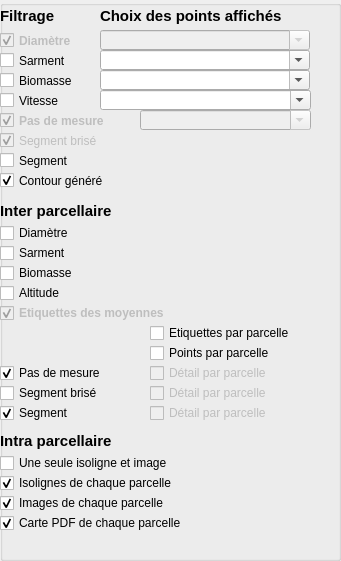
    <widget class="QGroupBox" name="groupBoxAffichages">
     <property name="geometry">
      <rect>
       <x>5</x>
       <y>0</y>
       <width>341</width>
       <height>561</height>
      </rect>
     </property>
     <property name="toolTip">
      <string>&lt;html&gt;&lt;head/&gt;&lt;body&gt;&lt;p&gt;&lt;span style=&quot; font-size:10pt; color:#00aa00;&quot;&gt;Cochez pour choisir les couches affichées après chacune des étapes de calcul.&lt;/span&gt;&lt;/p&gt;&lt;/body&gt;&lt;/html&gt;</string>
     </property>
     <property name="title">
      <string/>
     </property>
     <widget class="QCheckBox" name="checkBoxDiametre">
      <property name="enabled">
       <bool>false</bool>
      </property>
      <property name="geometry">
       <rect>
        <x>0</x>
        <y>30</y>
        <width>111</width>
        <height>21</height>
       </rect>
      </property>
      <property name="font">
       <font>
        <pointsize>9</pointsize>
        <weight>75</weight>
        <italic>false</italic>
        <bold>true</bold>
       </font>
      </property>
      <property name="text">
       <string>Diamètre</string>
      </property>
      <property name="checkable">
       <bool>true</bool>
      </property>
      <property name="checked">
       <bool>true</bool>
      </property>
     </widget>
     <widget class="QLabel" name="label_200">
      <property name="geometry">
       <rect>
        <x>0</x>
        <y>5</y>
        <width>71</width>
        <height>21</height>
       </rect>
      </property>
      <property name="sizePolicy">
       <sizepolicy hsizetype="Fixed" vsizetype="Fixed">
        <horstretch>0</horstretch>
        <verstretch>0</verstretch>
       </sizepolicy>
      </property>
      <property name="font">
       <font>
        <pointsize>11</pointsize>
        <weight>75</weight>
        <bold>true</bold>
       </font>
      </property>
      <property name="text">
       <string>Filtrage</string>
      </property>
     </widget>
     <widget class="QCheckBox" name="checkBoxSarment">
      <property name="geometry">
       <rect>
        <x>0</x>
        <y>50</y>
        <width>101</width>
        <height>21</height>
       </rect>
      </property>
      <property name="text">
       <string>Sarment</string>
      </property>
      <property name="checked">
       <bool>false</bool>
      </property>
     </widget>
     <widget class="QCheckBox" name="checkBoxBiomasse">
      <property name="geometry">
       <rect>
        <x>0</x>
        <y>70</y>
        <width>111</width>
        <height>21</height>
       </rect>
      </property>
      <property name="text">
       <string>Biomasse</string>
      </property>
     </widget>
     <widget class="QCheckBox" name="checkBoxInterBiomasse">
      <property name="geometry">
       <rect>
        <x>0</x>
        <y>260</y>
        <width>151</width>
        <height>26</height>
       </rect>
      </property>
      <property name="text">
       <string>Biomasse</string>
      </property>
      <property name="checked">
       <bool>false</bool>
      </property>
     </widget>
     <widget class="QCheckBox" name="checkBoxInterLibelle">
      <property name="enabled">
       <bool>false</bool>
      </property>
      <property name="geometry">
       <rect>
        <x>0</x>
        <y>300</y>
        <width>261</width>
        <height>26</height>
       </rect>
      </property>
      <property name="font">
       <font>
        <weight>75</weight>
        <bold>true</bold>
       </font>
      </property>
      <property name="text">
       <string>Etiquettes des moyennes</string>
      </property>
      <property name="checkable">
       <bool>true</bool>
      </property>
      <property name="checked">
       <bool>true</bool>
      </property>
     </widget>
     <widget class="QLabel" name="label_205">
      <property name="geometry">
       <rect>
        <x>0</x>
        <y>200</y>
        <width>291</width>
        <height>21</height>
       </rect>
      </property>
      <property name="font">
       <font>
        <pointsize>11</pointsize>
        <weight>75</weight>
        <bold>true</bold>
       </font>
      </property>
      <property name="text">
       <string>Inter parcellaire</string>
      </property>
     </widget>
     <widget class="QCheckBox" name="checkBoxInterDiametre">
      <property name="enabled">
       <bool>true</bool>
      </property>
      <property name="geometry">
       <rect>
        <x>0</x>
        <y>220</y>
        <width>151</width>
        <height>26</height>
       </rect>
      </property>
      <property name="text">
       <string>Diamètre</string>
      </property>
      <property name="checked">
       <bool>false</bool>
      </property>
     </widget>
     <widget class="QCheckBox" name="checkBoxInterMoyennes">
      <property name="enabled">
       <bool>true</bool>
      </property>
      <property name="geometry">
       <rect>
        <x>150</x>
        <y>320</y>
        <width>291</width>
        <height>26</height>
       </rect>
      </property>
      <property name="text">
       <string>Etiquettes par parcelle </string>
      </property>
      <property name="checked">
       <bool>false</bool>
      </property>
     </widget>
     <widget class="QCheckBox" name="checkBoxInterPoints">
      <property name="enabled">
       <bool>true</bool>
      </property>
      <property name="geometry">
       <rect>
        <x>150</x>
        <y>340</y>
        <width>221</width>
        <height>26</height>
       </rect>
      </property>
      <property name="text">
       <string>Points par parcelle</string>
      </property>
      <property name="checkable">
       <bool>true</bool>
      </property>
      <property name="checked">
       <bool>false</bool>
      </property>
     </widget>
     <widget class="QCheckBox" name="checkBoxIntraImages">
      <property name="geometry">
       <rect>
        <x>0</x>
        <y>490</y>
        <width>211</width>
        <height>26</height>
       </rect>
      </property>
      <property name="text">
       <string>Images de chaque parcelle</string>
      </property>
      <property name="checked">
       <bool>true</bool>
      </property>
     </widget>
     <widget class="QLabel" name="label_210">
      <property name="geometry">
       <rect>
        <x>0</x>
        <y>430</y>
        <width>141</width>
        <height>21</height>
       </rect>
      </property>
      <property name="font">
       <font>
        <pointsize>11</pointsize>
        <weight>75</weight>
        <bold>true</bold>
       </font>
      </property>
      <property name="text">
       <string>Intra parcellaire</string>
      </property>
     </widget>
     <widget class="QCheckBox" name="checkBoxIntraIsos">
      <property name="geometry">
       <rect>
        <x>0</x>
        <y>470</y>
        <width>211</width>
        <height>26</height>
       </rect>
      </property>
      <property name="text">
       <string>Isolignes de chaque parcelle</string>
      </property>
      <property name="checked">
       <bool>true</bool>
      </property>
     </widget>
     <widget class="QCheckBox" name="checkBoxIntraUnSeul">
      <property name="geometry">
       <rect>
        <x>0</x>
        <y>450</y>
        <width>241</width>
        <height>26</height>
       </rect>
      </property>
      <property name="text">
       <string>Une seule isoligne et image</string>
      </property>
      <property name="checked">
       <bool>false</bool>
      </property>
     </widget>
     <widget class="QLabel" name="label_201">
      <property name="geometry">
       <rect>
        <x>100</x>
        <y>5</y>
        <width>211</width>
        <height>21</height>
       </rect>
      </property>
      <property name="sizePolicy">
       <sizepolicy hsizetype="Fixed" vsizetype="Fixed">
        <horstretch>0</horstretch>
        <verstretch>0</verstretch>
       </sizepolicy>
      </property>
      <property name="font">
       <font>
        <pointsize>11</pointsize>
        <weight>75</weight>
        <bold>true</bold>
       </font>
      </property>
      <property name="text">
       <string>Choix des points affichés</string>
      </property>
     </widget>
     <widget class="QComboBox" name="fieldComboShapeDiametre">
      <property name="enabled">
       <bool>false</bool>
      </property>
      <property name="geometry">
       <rect>
        <x>100</x>
        <y>30</y>
        <width>210</width>
        <height>20</height>
       </rect>
      </property>
      <property name="toolTip">
       <string>&lt;html&gt;&lt;head/&gt;&lt;body&gt;&lt;p&gt;&lt;span style=&quot; font-size:10pt; color:#00aa00;&quot;&gt;Pour la thématique &amp;quot;Diamètre&amp;quot;, l'affichage en fin de filtrage contiendra uniquement les points qui ont des sarments filtrés.&lt;/span&gt;&lt;/p&gt;&lt;/body&gt;&lt;/html&gt;</string>
      </property>
      <property name="accessibleDescription">
       <string/>
      </property>
      <property name="editable">
       <bool>true</bool>
      </property>
      <property name="currentIndex">
       <number>-1</number>
      </property>
      <property name="minimumContentsLength">
       <number>1</number>
      </property>
     </widget>
     <widget class="QComboBox" name="fieldComboShapeSarment">
      <property name="enabled">
       <bool>true</bool>
      </property>
      <property name="geometry">
       <rect>
        <x>100</x>
        <y>50</y>
        <width>210</width>
        <height>20</height>
       </rect>
      </property>
      <property name="toolTip">
       <string>&lt;html&gt;&lt;head/&gt;&lt;body&gt;&lt;p&gt;&lt;span style=&quot; font-size:10pt; color:#00aa00;&quot;&gt;Vous pouvez choisir d'afficher en fin de filtrage : &lt;/span&gt;&lt;/p&gt;&lt;p&gt;&lt;span style=&quot; font-size:10pt; color:#00aa00;&quot;&gt;les points avec uniquement les sarments filtrés &lt;/span&gt;&lt;/p&gt;&lt;p&gt;&lt;span style=&quot; font-size:10pt; font-weight:600; color:#00aa00;&quot;&gt;ou&lt;/span&gt;&lt;/p&gt;&lt;p&gt;&lt;span style=&quot; font-size:10pt; color:#00aa00;&quot;&gt;les points avec les sarments filtrés et les points sans sarments mesurés.&lt;/span&gt;&lt;/p&gt;&lt;/body&gt;&lt;/html&gt;</string>
      </property>
      <property name="accessibleDescription">
       <string/>
      </property>
      <property name="editable">
       <bool>true</bool>
      </property>
      <property name="currentIndex">
       <number>-1</number>
      </property>
      <property name="minimumContentsLength">
       <number>1</number>
      </property>
     </widget>
     <widget class="QComboBox" name="fieldComboShapeBiomasse">
      <property name="enabled">
       <bool>true</bool>
      </property>
      <property name="geometry">
       <rect>
        <x>100</x>
        <y>70</y>
        <width>210</width>
        <height>20</height>
       </rect>
      </property>
      <property name="toolTip">
       <string>&lt;html&gt;&lt;head/&gt;&lt;body&gt;&lt;p&gt;&lt;span style=&quot; font-size:10pt; color:#00aa00;&quot;&gt;Vous pouvez choisir d'afficher en fin de filtrage : &lt;/span&gt;&lt;/p&gt;&lt;p&gt;&lt;span style=&quot; font-size:10pt; color:#00aa00;&quot;&gt;les points avec uniquement les sarments filtrés &lt;/span&gt;&lt;/p&gt;&lt;p&gt;&lt;span style=&quot; font-size:10pt; font-weight:600; color:#00aa00;&quot;&gt;ou&lt;/span&gt;&lt;/p&gt;&lt;p&gt;&lt;span style=&quot; font-size:10pt; color:#00aa00;&quot;&gt;les points avec les sarments filtrés et les points sans sarments mesurés.&lt;/span&gt;&lt;/p&gt;&lt;/body&gt;&lt;/html&gt;</string>
      </property>
      <property name="accessibleDescription">
       <string/>
      </property>
      <property name="editable">
       <bool>true</bool>
      </property>
      <property name="currentIndex">
       <number>-1</number>
      </property>
      <property name="minimumContentsLength">
       <number>1</number>
      </property>
     </widget>
     <widget class="QCheckBox" name="checkBoxVitesse">
      <property name="enabled">
       <bool>true</bool>
      </property>
      <property name="geometry">
       <rect>
        <x>0</x>
        <y>90</y>
        <width>121</width>
        <height>21</height>
       </rect>
      </property>
      <property name="text">
       <string>Vitesse</string>
      </property>
      <property name="checked">
       <bool>false</bool>
      </property>
     </widget>
     <widget class="QComboBox" name="fieldComboShapeVitesse">
      <property name="enabled">
       <bool>true</bool>
      </property>
      <property name="geometry">
       <rect>
        <x>100</x>
        <y>90</y>
        <width>211</width>
        <height>20</height>
       </rect>
      </property>
      <property name="toolTip">
       <string>&lt;html&gt;&lt;head/&gt;&lt;body&gt;&lt;p&gt;&lt;span style=&quot; font-size:10pt; color:#00aa00;&quot;&gt;Vous pouvez choisir d'afficher en fin de filtrage : &lt;/span&gt;&lt;/p&gt;&lt;p&gt;&lt;span style=&quot; font-size:10pt; color:#00aa00;&quot;&gt;les points avec uniquement les sarments filtrés &lt;/span&gt;&lt;/p&gt;&lt;p&gt;&lt;span style=&quot; font-size:10pt; font-weight:600; color:#00aa00;&quot;&gt;ou&lt;/span&gt;&lt;/p&gt;&lt;p&gt;&lt;span style=&quot; font-size:10pt; color:#00aa00;&quot;&gt;les points avec les sarments filtrés et les points sans sarments mesurés. Ce choix est adapté pour visualiser toutes les arrêts (vitesses nulles).&lt;/span&gt;&lt;/p&gt;&lt;/body&gt;&lt;/html&gt;</string>
      </property>
      <property name="accessibleDescription">
       <string/>
      </property>
      <property name="editable">
       <bool>true</bool>
      </property>
      <property name="currentIndex">
       <number>-1</number>
      </property>
      <property name="minimumContentsLength">
       <number>1</number>
      </property>
     </widget>
     <widget class="QCheckBox" name="checkBoxInterSarment">
      <property name="geometry">
       <rect>
        <x>0</x>
        <y>240</y>
        <width>151</width>
        <height>26</height>
       </rect>
      </property>
      <property name="text">
       <string>Sarment</string>
      </property>
      <property name="checked">
       <bool>false</bool>
      </property>
     </widget>
     <widget class="QCheckBox" name="checkBoxPasMesure">
      <property name="enabled">
       <bool>false</bool>
      </property>
      <property name="geometry">
       <rect>
        <x>0</x>
        <y>110</y>
        <width>141</width>
        <height>21</height>
       </rect>
      </property>
      <property name="font">
       <font>
        <weight>75</weight>
        <bold>true</bold>
       </font>
      </property>
      <property name="text">
       <string>Pas de mesure</string>
      </property>
      <property name="checked">
       <bool>true</bool>
      </property>
     </widget>
     <widget class="QComboBox" name="fieldComboShapePasMesure">
      <property name="enabled">
       <bool>false</bool>
      </property>
      <property name="geometry">
       <rect>
        <x>140</x>
        <y>110</y>
        <width>171</width>
        <height>20</height>
       </rect>
      </property>
      <property name="toolTip">
       <string>&lt;html&gt;&lt;head/&gt;&lt;body&gt;&lt;p&gt;&lt;span style=&quot; font-size:10pt; color:#00aa00;&quot;&gt;Vous pouvez choisir d'afficher en fin de filtrage, les points sans mesure. Ce dernier affichage permet de qualifier visuellement votre qualité de capture.&lt;/span&gt;&lt;/p&gt;&lt;/body&gt;&lt;/html&gt;</string>
      </property>
      <property name="accessibleDescription">
       <string/>
      </property>
      <property name="editable">
       <bool>true</bool>
      </property>
      <property name="currentIndex">
       <number>-1</number>
      </property>
      <property name="minimumContentsLength">
       <number>1</number>
      </property>
     </widget>
     <widget class="QCheckBox" name="checkBoxSegment">
      <property name="enabled">
       <bool>true</bool>
      </property>
      <property name="geometry">
       <rect>
        <x>0</x>
        <y>150</y>
        <width>121</width>
        <height>21</height>
       </rect>
      </property>
      <property name="font">
       <font>
        <weight>50</weight>
        <bold>false</bold>
       </font>
      </property>
      <property name="text">
       <string>Segment</string>
      </property>
      <property name="checked">
       <bool>false</bool>
      </property>
     </widget>
     <widget class="QCheckBox" name="checkBoxSegmentBrise">
      <property name="enabled">
       <bool>false</bool>
      </property>
      <property name="geometry">
       <rect>
        <x>0</x>
        <y>130</y>
        <width>121</width>
        <height>21</height>
       </rect>
      </property>
      <property name="font">
       <font>
        <weight>50</weight>
        <bold>false</bold>
       </font>
      </property>
      <property name="text">
       <string>Segment brisé</string>
      </property>
      <property name="checked">
       <bool>true</bool>
      </property>
     </widget>
     <widget class="QCheckBox" name="checkBoxInterPasMesure">
      <property name="geometry">
       <rect>
        <x>0</x>
        <y>360</y>
        <width>151</width>
        <height>26</height>
       </rect>
      </property>
      <property name="text">
       <string>Pas de mesure</string>
      </property>
      <property name="checked">
       <bool>true</bool>
      </property>
     </widget>
     <widget class="QCheckBox" name="checkBoxInterAltitude">
      <property name="geometry">
       <rect>
        <x>0</x>
        <y>280</y>
        <width>151</width>
        <height>26</height>
       </rect>
      </property>
      <property name="text">
       <string>Altitude</string>
      </property>
      <property name="checked">
       <bool>false</bool>
      </property>
     </widget>
     <widget class="QCheckBox" name="checkBoxInterSegment">
      <property name="geometry">
       <rect>
        <x>0</x>
        <y>400</y>
        <width>151</width>
        <height>26</height>
       </rect>
      </property>
      <property name="text">
       <string>Segment</string>
      </property>
      <property name="checked">
       <bool>true</bool>
      </property>
     </widget>
     <widget class="QCheckBox" name="checkBoxInterSegmentBrise">
      <property name="geometry">
       <rect>
        <x>0</x>
        <y>380</y>
        <width>151</width>
        <height>26</height>
       </rect>
      </property>
      <property name="text">
       <string>Segment brisé</string>
      </property>
      <property name="checked">
       <bool>false</bool>
      </property>
     </widget>
     <widget class="QCheckBox" name="checkBoxInterPasMesureDetails">
      <property name="enabled">
       <bool>false</bool>
      </property>
      <property name="geometry">
       <rect>
        <x>150</x>
        <y>360</y>
        <width>151</width>
        <height>26</height>
       </rect>
      </property>
      <property name="text">
       <string>Détail par parcelle</string>
      </property>
      <property name="checked">
       <bool>false</bool>
      </property>
     </widget>
     <widget class="QCheckBox" name="checkBoxInterSegmentDetails">
      <property name="enabled">
       <bool>false</bool>
      </property>
      <property name="geometry">
       <rect>
        <x>150</x>
        <y>400</y>
        <width>151</width>
        <height>26</height>
       </rect>
      </property>
      <property name="text">
       <string>Détail par parcelle</string>
      </property>
      <property name="checked">
       <bool>false</bool>
      </property>
     </widget>
     <widget class="QCheckBox" name="checkBoxInterSegmentBriseDetails">
      <property name="enabled">
       <bool>false</bool>
      </property>
      <property name="geometry">
       <rect>
        <x>150</x>
        <y>380</y>
        <width>151</width>
        <height>26</height>
       </rect>
      </property>
      <property name="text">
       <string>Détail par parcelle</string>
      </property>
      <property name="checked">
       <bool>false</bool>
      </property>
     </widget>
     <widget class="QCheckBox" name="checkBoxIntraPDF">
      <property name="geometry">
       <rect>
        <x>0</x>
        <y>510</y>
        <width>281</width>
        <height>26</height>
       </rect>
      </property>
      <property name="text">
       <string>Carte PDF de chaque parcelle</string>
      </property>
      <property name="checked">
       <bool>true</bool>
      </property>
     </widget>
     <widget class="QCheckBox" name="checkBoxContour">
      <property name="enabled">
       <bool>true</bool>
      </property>
      <property name="geometry">
       <rect>
        <x>0</x>
        <y>170</y>
        <width>181</width>
        <height>21</height>
       </rect>
      </property>
      <property name="text">
       <string>Contour généré</string>
      </property>
      <property name="checked">
       <bool>true</bool>
      </property>
     </widget>
    </widget>
